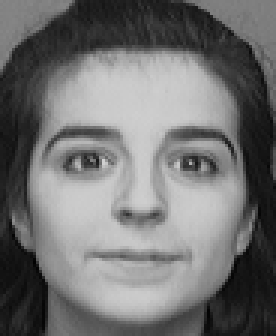
#> input picture scripts/att_faces/s10/10.pgm, 92 x 112 px (shown 3 times larger)
$ python example_pca.py   (older library calls are emulated)
#> lines starting #> are read from the running program, lines starting #| are printed output that depends on the picture
### tinyfacerec/util.py
import os
import numpy as np
import sys
from PIL import Image
def read_images (path , sz= None ):
	c = 1
	X,y = [], []
	for dirname , dirnames , filenames in os. walk (path):
		for subdirname in dirnames :
			subject_path = os. path . join ( dirname , subdirname )
			for filename in os. listdir ( subject_path ):
				try :
					im = Image . open (os. path . join ( subject_path , filename ))
#> im is the input picture: PIL image 92x112 L; min 1, max 208, mean 113.6
					im = im. convert ("L")

# resize to given size (if given )
					if (sz is not None ):

						im = im. resize (sz , Image . ANTIALIAS )
					X. append (np. asarray (im , dtype =np. uint8 ))
					y. append (c)
				except IOError :
					print("I/O error ({0}) : {1} ". format (errno , strerror ))
				except :
					print(" Unexpected error :", sys . exc_info () [0])
					raise
			c = c+1
		return [X,y]

def asRowMatrix (X):
    if len (X) == 0:
        return np. array ([])
    mat = np. empty ((0 , X [0]. size ), dtype =X [0]. dtype )
    for row in X:
        mat = np. vstack (( mat , np. asarray ( row ). reshape (1 , -1)))
    return mat


# [7 lines of commented-out code are left out]


def normalize (X, low , high , dtype = None ):
	X = np. asarray (X)
	minX , maxX = np. min (X), np. max (X)
	# normalize to [0...1].
	X = X - float ( minX )
	X = X / float (( maxX - minX ))
	# scale to [ low ... high ].
	X = X * (high - low )
	X = X + low
	if dtype is None :
			return np. asarray (X)
	return np. asarray (X, dtype = dtype )

### tinyfacerec/subspace.py
import numpy as np

def pca (X, y, num_components =0) :
#> called with X = array of shape (2, 10304), num_components = 0
    [n,d] = X. shape
    if ( num_components <= 0) or ( num_components >n):
        num_components = n
    mu = X. mean ( axis =0)
    X = X - mu
    if n>d:
        C = np. dot (X.T,X)
        [ eigenvalues , eigenvectors ] = np. linalg . eigh (C)
    else :
        C = np. dot (X,X.T)
        [ eigenvalues , eigenvectors ] = np. linalg . eigh (C)
        eigenvectors = np. dot (X.T, eigenvectors )
        for i in range (n):
            eigenvectors [:,i] = eigenvectors [:,i]/ np. linalg . norm ( eigenvectors [:,i])
    idx = np. argsort (- eigenvalues )
    eigenvalues = eigenvalues [idx ]
    eigenvectors = eigenvectors [:, idx ]
# select only num_components
    eigenvalues = eigenvalues [0: num_components ]. copy ()
    eigenvectors = eigenvectors [: ,0: num_components ]. copy ()
    return [ eigenvalues , eigenvectors , mu]

# [10 lines left out: functions project, reconstruct, not called in this run]

### tinyfacerec/visual.py
import numpy as np
import matplotlib . pyplot as plt
import matplotlib .cm as cm
def create_font ( fontname ="Tahoma", fontsize =10) :
	return { "fontname" : fontname , "fontsize": fontsize }
def subplot (title , images , rows , cols , sptitle =" subplot ", sptitles =[] , colormap =cm.gray , ticks_visible =True , filename = None ):
	fig = plt . figure ()

	fig . text (.5 , .95 , title , horizontalalignment ="center")
	for i in range (len( images )):
		ax0 = fig . add_subplot (rows ,cols ,(i +1) )
		plt . setp ( ax0 . get_xticklabels () , visible = False )
		plt . setp ( ax0 . get_yticklabels () , visible = False )
		if len ( sptitles ) == len ( images ):
			plt . title ("%s #%s" % ( sptitle , str ( sptitles [i])), create_font ("Tahoma " ,10))
		else :
			plt . title ("%s #%d" % ( sptitle , (i +1)), create_font ("Tahoma" ,10))
		plt . imshow (np. asarray ( images [i]) , cmap = colormap )
	if filename is None :
		plt . show ()
	else :
		fig . savefig ( filename )

### scripts/example_pca.py
import sys
import os
import numpy as np
# append tinyfacerec to module search path
sys.path.append("..")

from tinyfacerec.subspace import pca
from tinyfacerec.util import normalize, asRowMatrix, read_images
from tinyfacerec.visual import subplot

[X,y] = read_images("/home/priyanka/Desktop/CV/scripts/att_faces")


[D, W, mu] = pca(asRowMatrix(X), y)

import matplotlib.cm as cm

# turn the first (at most) 16 eigenvectors into grayscale
# images (note: eigenvectors are stored by column!)
E = []
for i in range(min(len(X), 16)):
	e = W[:,i].reshape(X[0].shape)
	E.append(normalize(e,0,255))
#> this loop made 2 passes
#> pass 1, `e = W[:,i].reshape(X[0].shape)`:
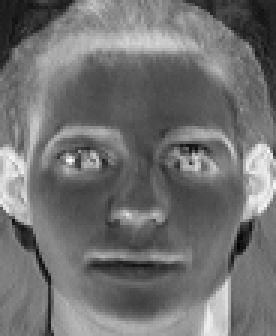
#> e: shape (112, 92) float64 (shown 3 times larger); min -0.0232, max 0.0355, mean 0.00288; drawn with min black and max white
#> after the loop:
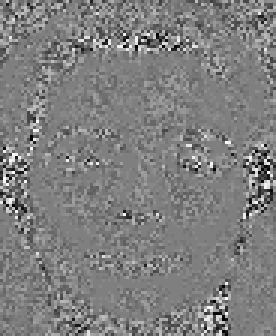
#> e: shape (112, 92) float64 (shown 3 times larger); min -0.0432, max 0.0432, mean -8.6e-05; drawn with min black and max white
# plot them and store the plot to "python_eigenfaces.pdf"
subplot(title="Eigenfaces AT&T Facedatabase", images=E, rows=4, cols=4, sptitle="Eigenface", colormap=cm.jet, filename="python_pca_eigenfaces.pdf")
#> in subplot, `fig . savefig ( filename )`:
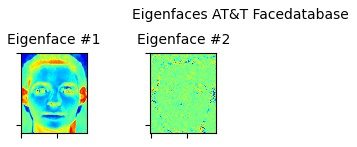
#> figure drawn by matplotlib, 2 panels

from tinyfacerec.subspace import project, reconstruct

# reconstruction steps
steps=[i for i in range(10, min(len(X), 320), 20)]
E = []
for i in range(min(len(steps), 16)):
	numEvs = steps[i]
	P = project(W[:,0:numEvs], X[0].reshape(1,-1), mu)
	R = reconstruct(W[:,0:numEvs], P, mu)
	# print(R)
	# print(E)
	# reshape and append to plots
	R = R.reshape(X[0].shape)

$ run again, on scripts/att_faces/s11/10.pgm
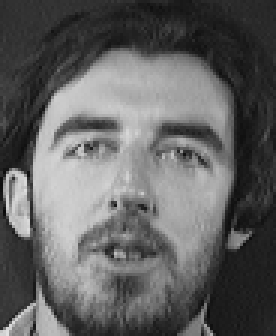
#> input picture scripts/att_faces/s11/10.pgm, 92 x 112 px (shown 3 times larger)
#> in read_images, im is the input picture: PIL image 92x112 L; min 9, max 224, mean 97.4
#> after the loop `for i in range(min(len(X), 16)):`:
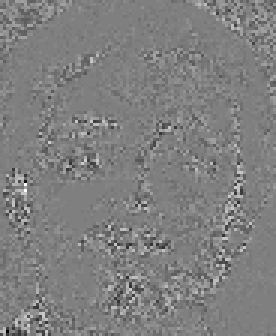
#> e: shape (112, 92) float64 (shown 3 times larger); min -0.0718, max 0.0718, mean 0.000192; drawn with min black and max white
#> in subplot, `fig . savefig ( filename )`:
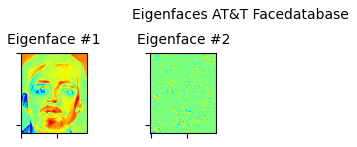
#> figure drawn by matplotlib, 2 panels
